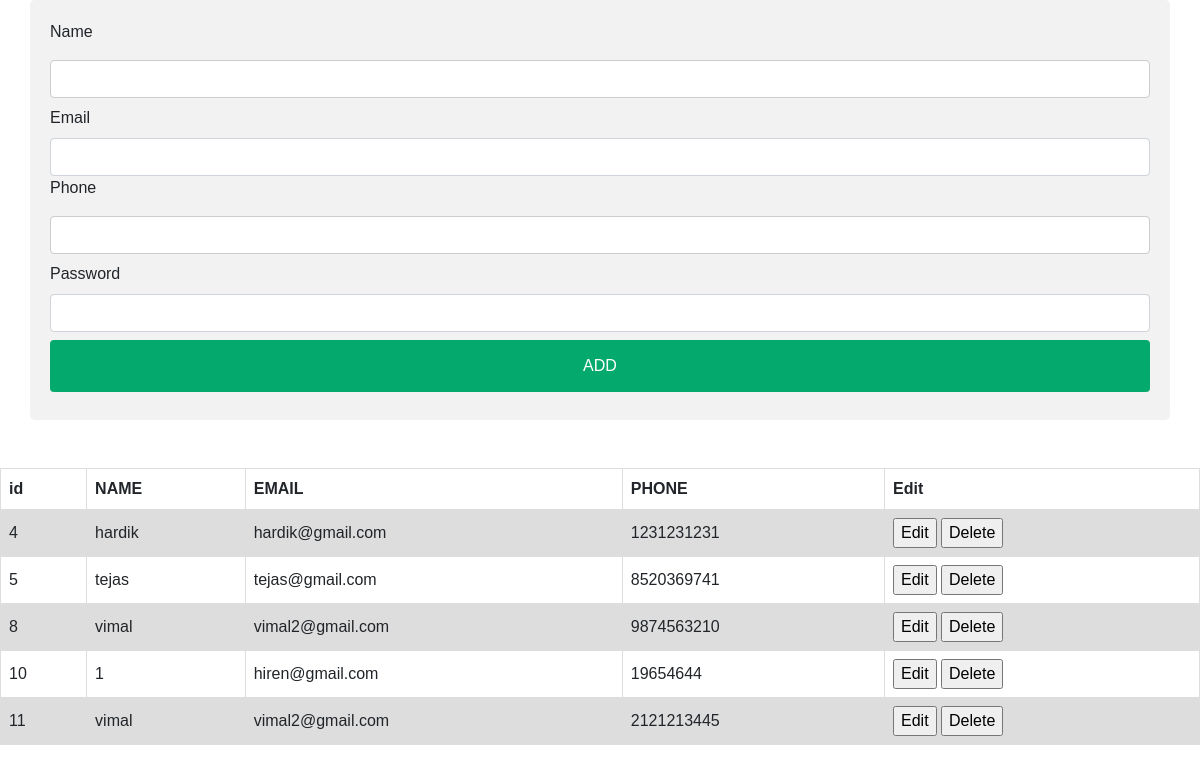
The page / on the database its author committed.
### myapp/models.py (models this page shows, shortened)
class User(models.Model):
    name=models.CharField(max_length=50)
    email=models.EmailField()
    phone=models.CharField(max_length=100)
    password=models.CharField(max_length=16)

### myapp/views.py (the view)
# urls.py: path('',index,name='index'),
def index(request):
    user=User.objects.all()
    form=UsercreateForm()
    return render(request,'index.html',{'uid':user,'form':form})

### myapp/forms.py
class UsercreateForm(forms.ModelForm):
    class Meta:
        model = User
        fields = ['name','email','phone','password']
        widgets = {
            'name': forms.TextInput(attrs={'class':'form-control','id':'nameid'}),
            'email': forms.EmailInput(attrs={'class':'form-control','id':'emailid'}),
            'phone':forms.TextInput(attrs={'class':'form-control','id':'phoneid'}),
            'password':forms.PasswordInput(attrs={'class':'form-control','id':'passwordid'}),
        }

### myapp/templates/index.html (shortened to what this page needs)
<!DOCTYPE html>
<html>
    <link rel="stylesheet" href="https://cdn.jsdelivr.net/npm/bootstrap@4.4.1/dist/css/bootstrap.min.css">
<body>
<div class="container">
  <form action="{% url 'index' %}" method="POST">
    <label for="fname">Name</label>
    {{form.name}}
    <label for="lname">Email</label>
    {{form.email}}
    <label for="lname">Phone</label>
    {{form.phone}}
    <label for="lname">Password</label>
    {{form.password}}
    <input type="submit" class="btn btn-add" id="btn" value="ADD">
  </form>
</div>
<br>
<br>
<table id="table">
  <tr>
    <th>id</th>
    <th>NAME</th>
    <th>EMAIL</th>
    <th>PHONE</th>
    <th>Edit</th>
  </tr>
  {% for one in uid%}
  <tr>
    <td>{{one.id}}</td>
    <td>{{one.name}}</td>
    <td>{{one.email}}</td>
    <td>{{one.phone}}</td>
    <td>
      <input type="button" value="Edit" class="btn-edit" data-sid="{{one.id}}">
      <input type="button" value="Delete" class="btn-delete" data-sid="{{one.id}}">
  </td>
  </tr>
  {% endfor%}
</table>
</body>
</html>

### myapp/templates/index.html (style rules this page uses)
body { font-family: Arial; }
input[type=text], select { width: 100%; padding: 12px 20px; margin: 8px 0; display: block; border: 1px solid #ccc; border-radius: 4px; box-sizing: border-box; }
input[type=submit] { width: 100%; background-color: #04AA6D; color: white; padding: 14px 20px; margin: 8px 0; border: none; border-radius: 4px; cursor: pointer; }
div.container { border-radius: 5px; background-color: #f2f2f2; padding: 20px; }
table { font-family: arial, sans-serif; border-collapse: collapse; width: 100%; }
td, th { border: 1px solid #dddddd; text-align: left; padding: 8px; }
tr:nth-child(even) { background-color: #dddddd; }

### rows shown on the page
User: id "4", name "hardik", email "hardik@gmail.com", phone "1231231231"
User: id "5", name "tejas", email "tejas@gmail.com", phone "8520369741"
User: id "8", name "vimal", email "vimal2@gmail.com", phone "9874563210"
User: id "10", name "1", email "hiren@gmail.com", phone "19654644"
User: id "11", name "vimal", email "vimal2@gmail.com", phone "2121213445"
